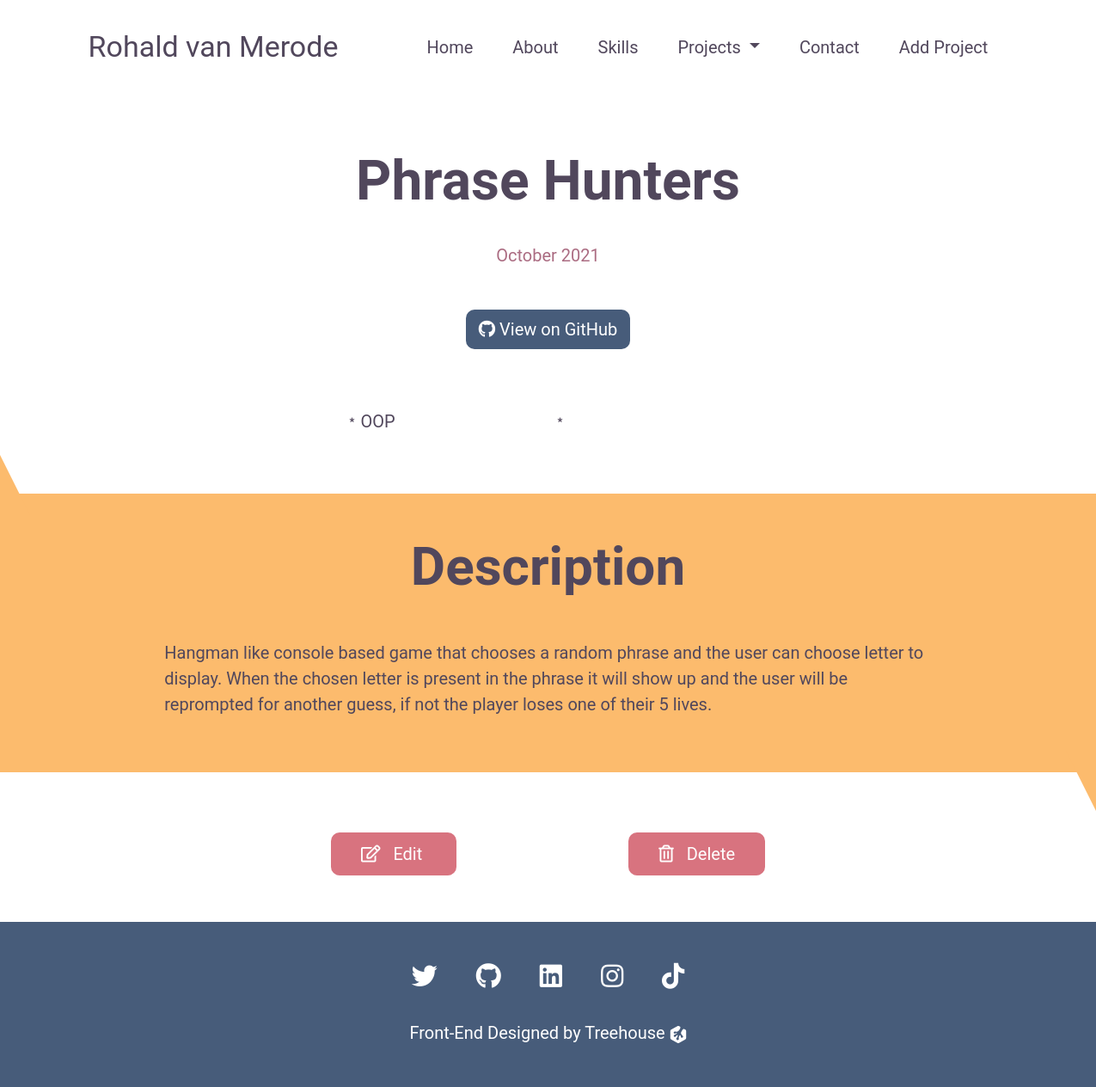
/projects/3, run on the app's committed database.
### models.py (models this page shows)
class Project(db.Model):
    id = db.Column(db.Integer, primary_key=True)
    title = db.Column('Title', db.String())
    completion_date = db.Column('Completion Date', db.DateTime)
    description = db.Column('Description', db.Text)
    skills = db.Column('Skills', db.String())
    github = db.Column('Github', db.String())
    screenshot = db.Column('Screenshot URL', db.String())

### app.py (the view)
@app.route('/projects/<id>')
def project(id):
    project = Project.query.get_or_404(id)
    date = project.completion_date.strftime('%B %Y')
    skills = project.skills.split(', ')
    return render_template('detail.html', project=project, date=date, skills=skills)

### templates/detail.html (shortened to what this page needs)
{% extends 'layout.html' %}
{% block content %}
    <section class="header">
        <h1>{{project.title}}</h1>
        <p>{{date}}</p>
        <a href="{{project.github}}" class="github-btn">
            <i class="fab fa-github"></i>
            View on GitHub
        </a>
        <ul class="project-skills">
            <div>
                {% for skill in skills %}
                <li>{{skill}}</li>
                {% endfor %}
            </div>
        </ul>
    </section>
    <section id="project-desc">
        <div id="triangle5"></div>
        <h2>Description</h2>
        <p>
            {{project.description}}
        </p>
        <div id="triangle6"></div>
    </section>
    <section id="edit-delete">
        <a href="{{ url_for('edit_project', id=project.id) }}">
            <i class="fas fa-edit"></i>
            Edit
        </a>
        <a href="{{ url_for('delete_project', id=project.id) }}">
            <i class="far fa-trash-alt"></i>
            Delete
        </a>
    </section>
    <section class="footer">
        <div class="socials">
            <a href="">
                <i class="fab fa-twitter"></i>
            </a>
            <a href="">
                <i class="fab fa-github"></i>
            </a>
            <a href="">
                <i class="fab fa-linkedin"></i>
            </a>
            <a href="">
                <i class="fab fa-instagram"></i>
            </a>
            <a href="">
                <i class="fab fa-tiktok"></i>
            </a>
        </div>
        <div class="treehouse">
            <p>
                Front-End Designed by
                <a href="https://teamtreehouse.com">
                    Treehouse
                </a>
            </p>
        </div>
    </section>
{% endblock %}

### static/styles.css (style rules this page uses)
:root { --primary-text: #51475c; --secondary-text: #ab6c82; --primary: #475c7a; --secondary: #fcbb6d; --accent: #d8737f; --white: #fff; }
* { font-family: 'Roboto', Arial, Helvetica, sans-serif; color: var(--primary-text); }
p, li, a { font-size: 20px; }
h2 { font-size: 30px; font-weight: bold; }
body { overflow-x: hidden; }
.header { margin-left: 5%; margin-right: 5%; margin-top: 5rem; text-align: center; }
.header h1 { font-size: 32px; font-weight: bold; }
.header p { font-size: 20px; color: var(--secondary-text); }
.header .github-btn { display: inline-block; margin-top: 2rem; margin-bottom: 4rem; }
.header .project-skills { list-style: none; text-align: left; margin: auto; line-height: 40px; max-width: 250px; margin-bottom: 4rem; }
.header .project-skills li { position: relative; }
.header .project-skills li::before { content: '\FE61'; position: absolute; left: -20px; }
.github-btn { border-radius: 10px; background-color: var(--primary); padding: 8px 15px; color: var(--white); text-decoration: none; }
.github-btn i { color: var(--white); }
.footer { background-color: var(--primary); text-align: center; padding-bottom: 2rem; }
.footer i, .footer p, .footer a { color: var(--white); text-decoration: none; }
.footer .socials { padding-top: 3rem; margin-bottom: 2rem; }
.footer .socials i { font-size: 30px; padding: 0 10px; }
.footer svg { height: 20px; width: 20px; }
#project-desc { background-color: var(--secondary); position: relative; text-align: center; padding-right: 5%; padding-left: 5%; }
#triangle5 { width: 0; height: 0; border-left: 50px solid transparent; border-right: 50px solid transparent; border-bottom: 100px solid var(--secondary); position: absolute; top: -75px; left: -65px; }
#project-desc h2 { padding-top: 3rem; margin-bottom: 3rem; }
#project-desc p { text-align: left; padding-bottom: 4rem; }
#triangle6 { width: 0; height: 0; border-left: 50px solid transparent; border-right: 50px solid transparent; border-top: 100px solid var(--secondary); position: absolute; bottom: -75px; right: -65px; }
#edit-delete { padding-top: 4rem; padding-bottom: 4rem; text-align: center; }
#edit-delete a { background-color: var(--accent); border-radius: 10px; color: var(--white); padding: 13px 35px; text-decoration: none; }
#edit-delete a:first-of-type { margin-right: 20px; }
#edit-delete a i { color: var(--white); margin-right: 10px; font-weight: normal; }
@media (min-width: 992px) { h2 { font-size: 62px; } }
@media (min-width: 992px) { .header h1 { font-size: 64px; margin-bottom: 2rem; } }
@media (min-width: 992px) { .footer .socials i { padding: 0 20px; } }
@media (min-width: 992px) { #project-desc { padding-right: 15%; padding-left: 15%; } }
@media (min-width: 1200px) { .header .project-skills { -webkit-column-count: 2; -moz-column-count: 2; column-count: 2; max-width: 500px; } }
@media (min-width: 1200px) { #edit-delete a:first-of-type { margin-right: 200px; } }

### data on the page
Project: title "Phrase Hunters", description "Hangman like console based game that chooses a random phrase and the user can choose letter to display. When the chosen letter is present in the phrase it will show up and the user will be reprompted for another guess, if not the player loses one of their 5 lives."

### other printed values
{{ date }} "October 2021"
{{ skill }} "OOP"
